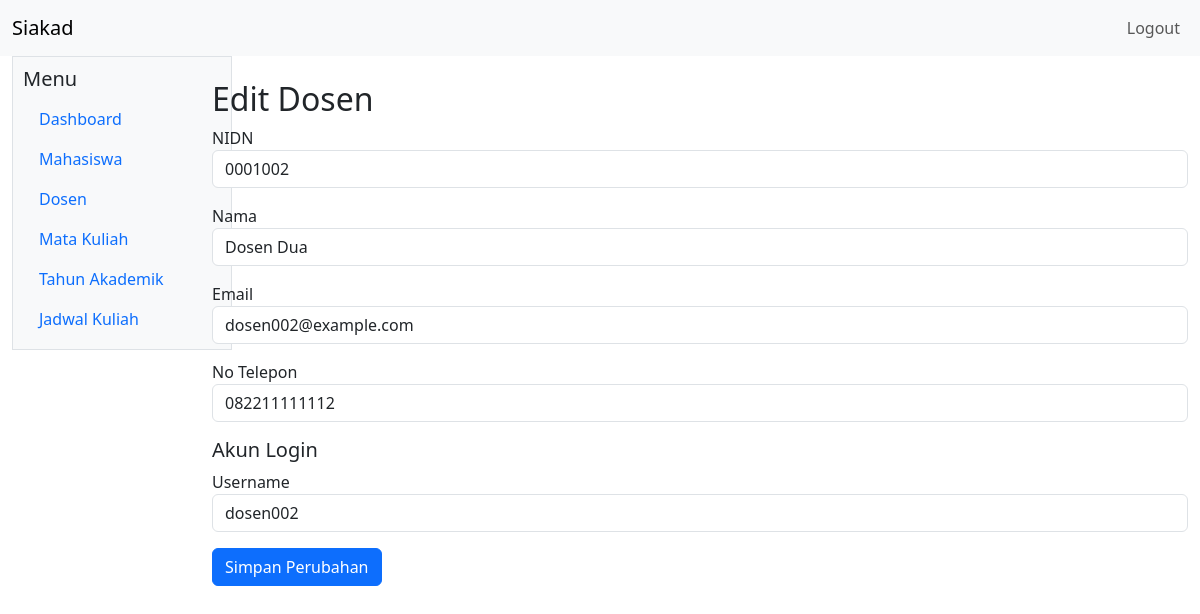
Screenshot of /admin/dosen/edit.php?id=2 (signed in) with the database file from the repository.
### tables this page shows
CREATE TABLE dosen (
    id_dosen INT AUTO_INCREMENT PRIMARY KEY,
    id_user INT NOT NULL UNIQUE,
    nidn VARCHAR(30) NOT NULL UNIQUE,
    nama_dosen VARCHAR(100) NOT NULL,
    email VARCHAR(100) NULL UNIQUE,
    no_telepon VARCHAR(20) NULL,
    CONSTRAINT fk_dosen_users FOREIGN KEY (id_user) REFERENCES users (id_user) ON UPDATE CASCADE ON DELETE CASCADE
);

CREATE TABLE users (
    id_user INT AUTO_INCREMENT PRIMARY KEY,
    username VARCHAR(50) NOT NULL UNIQUE,
    password VARCHAR(255) NOT NULL,
    role ENUM('admin', 'dosen', 'mahasiswa') NOT NULL,
    status ENUM('aktif', 'nonaktif') NOT NULL DEFAULT 'aktif',
    created_at TIMESTAMP NOT NULL DEFAULT CURRENT_TIMESTAMP
);

### config/functions.php (called while the page is built, shortened)
<?php
function e($str) {
    return htmlspecialchars($str, ENT_QUOTES, 'UTF-8');
}
?>

### admin/dosen/edit.php (the view, shortened to what this page needs)
<?php
require_once __DIR__ . '/../../config/auth.php';
$id = intval($_GET['id'] ?? 0);
$stmt = $mysqli->prepare('SELECT d.*, u.username FROM dosen d JOIN users u ON d.id_user = u.id_user WHERE id_dosen = ? LIMIT 1');
$stmt->bind_param('i', $id);
$stmt->execute();
$row = $stmt->get_result()->fetch_assoc();
require_once __DIR__ . '/../../includes/header.php';
?>
  <div class="col-2">
    <?php require_once __DIR__ . '/../../includes/sidebar.php'; ?>
  </div>
  <div class="col-10 mt-4">
    <h2>Edit Dosen</h2>
    <form method="post">
      <div class="mb-3"><label>NIDN</label><input type="text" name="nidn" class="form-control" value="<?php echo e($row['nidn']); ?>" required></div>
      <div class="mb-3"><label>Nama</label><input type="text" name="nama" class="form-control" value="<?php echo e($row['nama_dosen']); ?>" required></div>
      <div class="mb-3"><label>Email</label><input type="email" name="email" class="form-control" value="<?php echo e($row['email']); ?>"></div>
      <div class="mb-3"><label>No Telepon</label><input type="text" name="telepon" class="form-control" value="<?php echo e($row['no_telepon']); ?>"></div>
      <h5>Akun Login</h5>
      <div class="mb-3"><label>Username</label><input type="text" name="username" class="form-control" value="<?php echo e($row['username']); ?>" required></div>
      <button class="btn btn-primary">Simpan Perubahan</button>
    </form>
  </div>
<?php require_once __DIR__ . '/../../includes/footer.php'; ?>

### rows the page displays
dosen: nidn "0001002", nama "Dosen Dua", email "dosen002@example.com", telepon "082211111112", username "dosen002"
